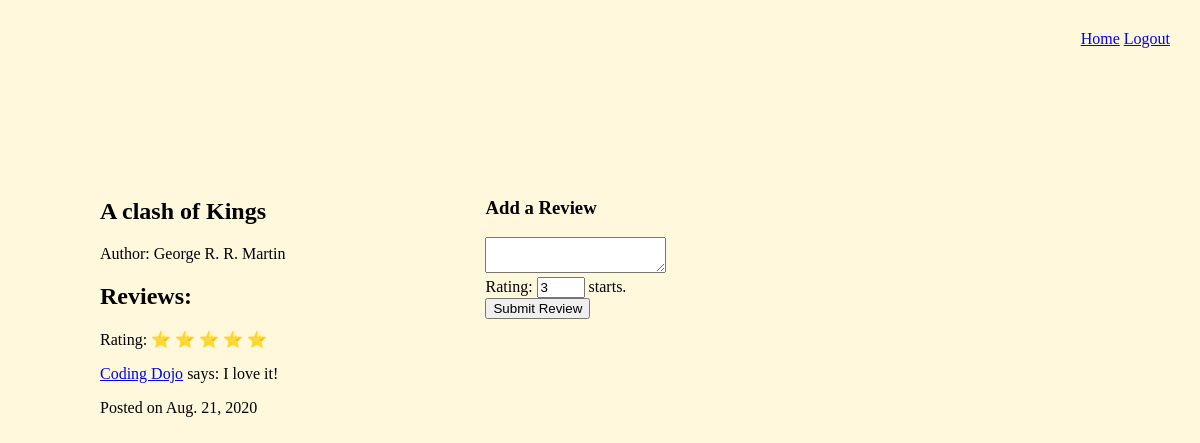
Page /books/3 on the committed database.
### ReadersApp/models.py (models this page shows)
class Book(models.Model):
    title  = models.CharField(max_length = 255)
    author = models.ForeignKey('Author', related_name="books", on_delete = models.CASCADE)
    created_at = models.DateTimeField(auto_now_add = True)
    updated_at = models.DateTimeField(auto_now = True)
    objects = BookManager()

class Author(models.Model):
    name   = models.CharField(max_length = 255)
    created_at = models.DateTimeField(auto_now_add = True)
    updated_at = models.DateTimeField(auto_now = True)
    objects = AuthorManager()

class Review(models.Model):
    desc = models.TextField()
    rate = models.IntegerField()
    user = models.ForeignKey('User', related_name="reviews", on_delete = models.CASCADE)
    book = models.ForeignKey('Book', related_name="reviews", on_delete = models.CASCADE)
    created_at = models.DateTimeField(auto_now_add = True)
    updated_at = models.DateTimeField(auto_now = True)

class User(models.Model):
    name   = models.CharField(max_length = 255)
    alias  = models.CharField(max_length = 255)
    email  = models.CharField(max_length = 255)
    passwd = models.CharField(max_length = 255)
    created_at = models.DateTimeField(auto_now_add = True)
    updated_at = models.DateTimeField(auto_now = True)
    objects = UserManager()

### ReadersApp/views.py (the view)
# urls.py: path('books/<int:book_id>', views.book_details),
def book_details(request, book_id):
    book = Book.objects.get(id=book_id)
    context = {
        'book': book,
    }
    return render(request, 'book_details.html', context)

### ReadersApp/templates/book_details.html (shortened to what this page needs)
<!DOCTYPE html>
<html lang="en">
<head>
    {% load static %}
    <link rel="stylesheet" href="{% static 'css/style.css' %}">
</head>
<body>
    <div id='header'>
        <H1></H1>
        <div id='nav_links'>
            <a href='/books'>Home</a>
            <a href='/logout'>Logout</a>
        </div>
    </div>
    <div id='container'>
        <section>
            <H2>{{ book.title }}</H2>
            <p>Author: {{ book.author.name }}</p>
            <H2>Reviews: </H2>
            {% for review in book.reviews.all %}
                <label>Rating: </label>
                {% if review.rate == 5 %}
                    &#x2B50; &#x2B50; &#x2B50; &#x2B50; &#x2B50;
                {% elif review.rate == 4 %}
                    &#x2B50; &#x2B50; &#x2B50; &#x2B50; &#x2730;
                {% elif review.rate == 3 %}
                    &#x2B50; &#x2B50; &#x2B50; &#x2730; &#x2730;
                {% elif review.rate == 2 %}
                    &#x2B50; &#x2B50; &#x2730; &#x2730; &#x2730;
                {% else %}
                    &#x2B50; &#x2730; &#x2730; &#x2730; &#x2730;
                {% endif %}
                <p><a href='/users/{{ review.user.id }}'>{{ review.user.name }}</a> says: {{ review.desc }}</p>
                <p>Posted on {{ review.created_at.date }}</p>
            {% endfor %}
        </section>
        <form action='/reviews/add' method='post'>
            <h3>Add a Review</h3>
            <textarea name='user_review'></textarea></br>
            <label>Rating: </label>
            <input type='number' name='rating' min=1 max=5 value=3>
            <label> starts.</label><br>
            <input type='submit' value='Submit Review'>
        </form>
    </div>
</body>
</html>

### ReadersApp/static/css/style.css (style rules this page uses)
html { background-color: cornsilk; }
body { max-width: 1200px; margin: 0 auto !important; float: none !important; }
#header { display: flex; align-content: space-between; }
#container { display: flex; align-content: space-between; }
h1 { flex: 60%; }
#nav_links { flex-flow: column; margin: 30px; }
section { margin: 100px; }
form { margin: 100px; }

### rows in the picture
Book: title "A clash of Kings", author.name "George R. R. Martin"
Review: user.name "Coding Dojo", desc "I love it!", created_at "Aug. 21, 2020"
